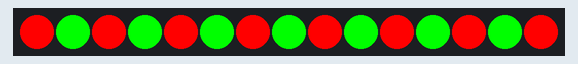
This program was run on a simulated MicroPython board. Shown: 15 RGB LEDs in strip order, left to right.

Above: at 1.1 s.
At 1.6 s:
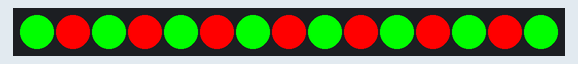

The program:

odds_evens_christmas_lights.py
```python
# Imports
from machine import Pin
from neopixel import NeoPixel
import time

# LED details
GPIOnumber = 2
LEDcount = 15

# Define the strand pin number and number of LEDs from variables
strand = NeoPixel(Pin(GPIOnumber), LEDcount)

# Colour variables
red = 255,0,0
green = 0,255,0

# LED index list
ledindex = [0,1,2,3,4,5,6,7,8,9,10,11,12,13,14]

# Turn off all LEDs before program start
strand.fill((0,0,0))
strand.write()
time.sleep(1)

while True:

    # First loop runs red evens and green odds
    for led in ledindex:

        if (led % 2) == 0: #If the LED index is even
            strand[led] = (red)

        else: # If not (odd numbers)
            strand[led] = (green)

        strand.write()

    # Delay to show the colours before changing them
    time.sleep(0.5)

    # Second loop runs green evens and red odds
    for led in ledindex:

        if (led % 2) == 0: #If the LED index is even
            strand[led] = (green)

        else: # If not (odd numbers)
            strand[led] = (red)

        strand.write()

    # Delay to show the colours before changing them
    time.sleep(0.5)
```

Measured:
- what the display in image 0 shows lasts 0.5 s, from 1.0 s to 1.5 s
